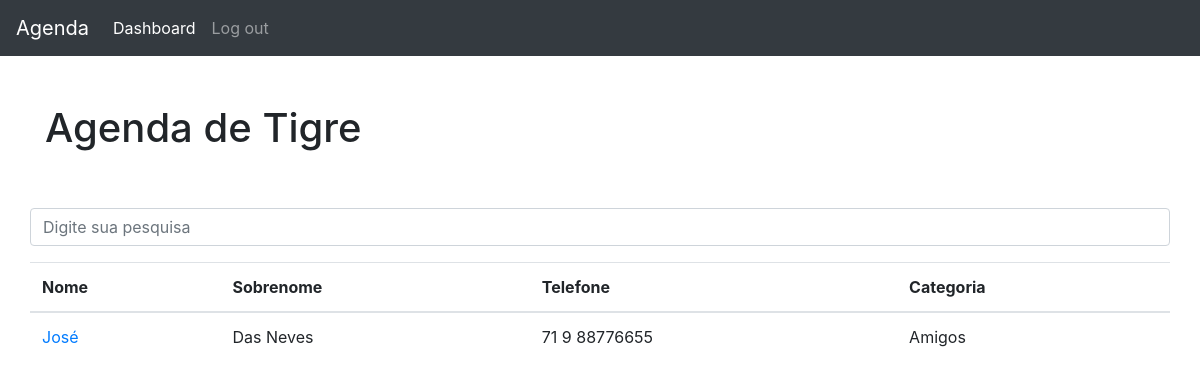
Screenshot of / (signed in) with the database file from the repository.
### contatos/models.py (models this page shows, shortened)
class Contato(models.Model):
    nome = models.CharField(max_length=255)
    sobrenome = models.CharField(max_length=255, blank=True)
    telefone = models.CharField(max_length=255)
    email = models.CharField(max_length=255, blank=True)
    data_criacao = models.DateTimeField(
        default=timezone.now)
    descricao = models.TextField(blank=True)
    created_by = models.ForeignKey(User, on_delete=models.CASCADE)
    categoria = models.ForeignKey(
        Categoria, on_delete=models.DO_NOTHING)
    mostrar = models.BooleanField(default=True)
    foto = models.ImageField(blank=True, upload_to='fotos/%y/%m/%d')

class Categoria(models.Model):
    nome = models.CharField(max_length=255)
    created_by = models.ForeignKey(User, on_delete=models.CASCADE)
    def __str__(self):
        return self.nome

### contatos/views.py (the view)
# urls.py: path('', views.index, name='index'),
@login_required(redirect_field_name='login')
def index(request):
    contatos = Contato.objects.order_by('-id').filter(
        mostrar=True,
        created_by=request.user
    )
    paginator = Paginator(contatos, 5)
    page = request.GET.get('p')
    contatos = paginator.get_page(page)
    return render(request, 'contatos/index.html', {
        'contatos': contatos,
    })

### contatos/templates/contatos/index.html (shortened to what this page needs)
{% extends 'base.html' %}
{% block 'page-content'%}
    <h1 class="mt-5">Agenda de {{user}}</h1>
    {% include 'partials/_search-form.html' %}
    <table class="table">
    <thead>
        <tr>
        <th>Nome</th>
        <th>Sobrenome</th>
        <th>Telefone</th>
        <th>Categoria</th>
        </tr>
    </thead>
    <tbody>
        {% for contato in contatos %}
            <tr>
                <td>
                    <a href="{% url 'detalhes' contato.id %}"> {{ contato.nome }}</a>
                </td>
                <td>{{ contato.sobrenome }}</td>
                <td>{{ contato.telefone }}</td>
                <td>{{ contato.categoria }}</td>
            </tr>
        {% endfor %}
    </tbody>
    </table>
{% endblock %}

### rows the page displays
Contato: nome "José", sobrenome "Das Neves", telefone "71 9 88776655", categoria "Amigos"

### other values shown
{{ user }} "Tigre"
